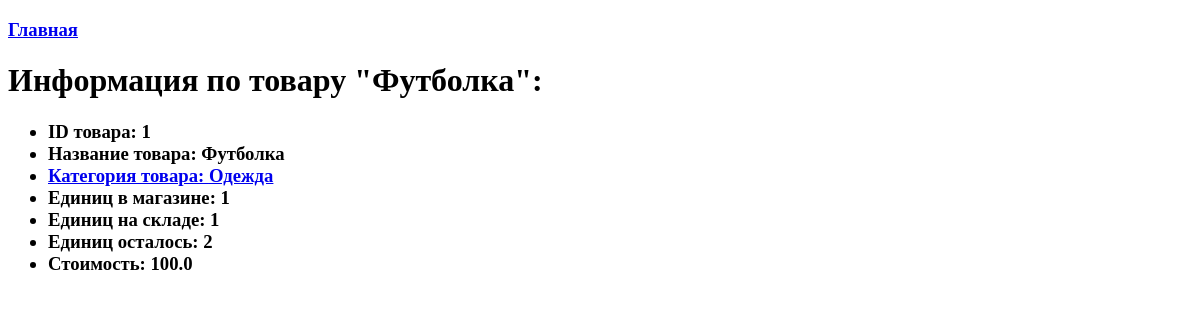
Before: /product/1 with the older database file.
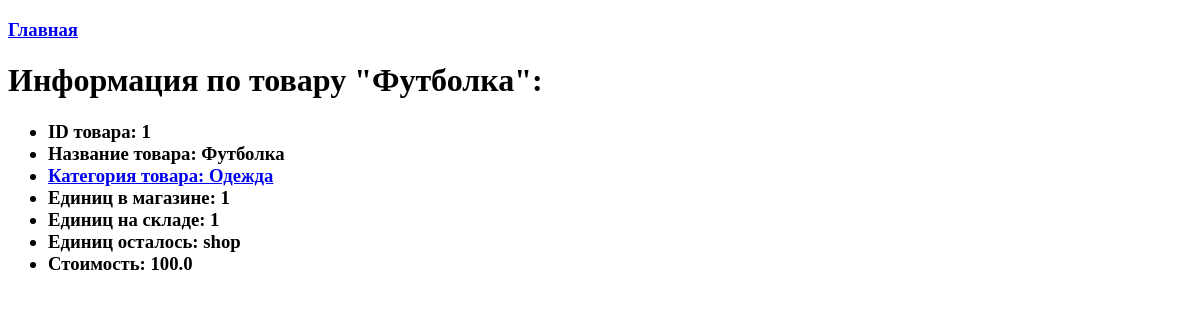
After: the same page with the newer database file.
### tables this page shows
CREATE TABLE "products" (
	"id"	INTEGER,
	"category_id"	INTEGER NOT NULL,
	"name"	TEXT NOT NULL,
	"shop"	INTEGER NOT NULL DEFAULT 0,
	"stock"	INTEGER NOT NULL DEFAULT 0,
	"price"	REAL NOT NULL,
	"number"	INTEGER NOT NULL DEFAULT 0,
	PRIMARY KEY("id" AUTOINCREMENT)
);

CREATE TABLE "categories" (
	"id"	INTEGER,
	"name"	TEXT NOT NULL,
	PRIMARY KEY("id" AUTOINCREMENT)
);

### main.py (the view)
@app.route('/product/<product_id>')
def product(product_id):
    product = get_product_info(product_id)
    return render_template('product.html', product = product)

### templates/product.html (shortened to what this page needs)
<!DOCTYPE html>
<html lang="ru">
<head>
</head>
<body>
<h3><a href="/">Главная</a></h3>
<h1>Информация по товару "{{product.name}}":</h1>
<h3>
    <ul>
        <li>ID товара: {{product.id}}</li>
        <li>Название товара: {{product.name}}</li>
        <li><a href="/category/{{product.category_id}}">Категория товара: {{product.category_name}}</a></li>
        {% if product.shop %}
        <li>Единиц в магазине: {{product.shop}}</li>
        {% else %}
        <li>Товара нет в магазине</li>
        {% endif %}
        {% if product.stock %}
        <li>Единиц на складе: {{product.stock}}</li>
        {% else %}
        <li>Товара нет на складе</li>
        {% endif %}
        <li>Единиц осталось: {{product.number}}</li>
        <li>Стоимость: {{product.price}}</li>
    </ul>
</h3>
</body>
</html>

Changed rows visible on the page:
changed products "Футболка": number "2" → "shop"
